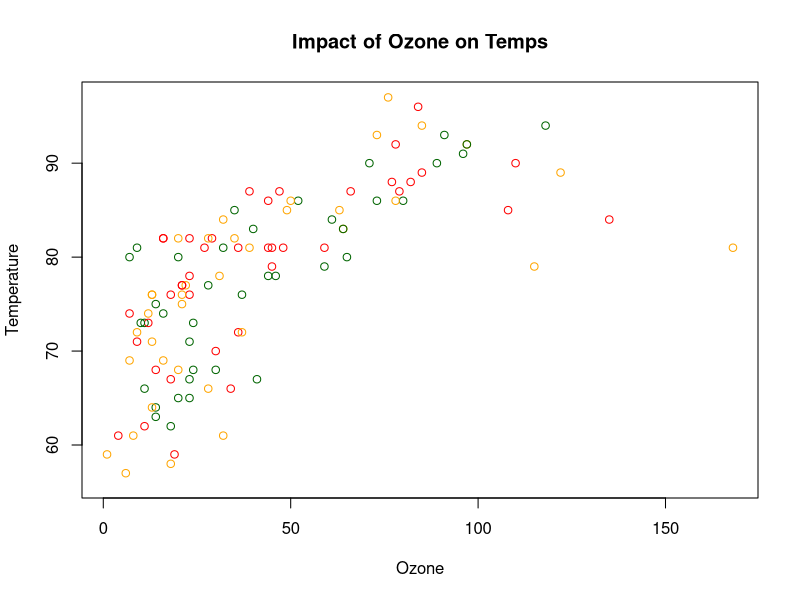

Write the R code that produced this figure. (Note: this script raises an error after producing the figure.)
## ---- chunk 1
library(datasets)
plot(airquality$Ozone, airquality$Temp,main= paste("Impact of Ozone on Temps"), xlab = "Ozone", ylab = "Temperature",  col = c("dark green", "red", "orange") )
    reg1 <- lm(Temp ~ aqData[, col], data = aqData)
    
   abline(reg1)
